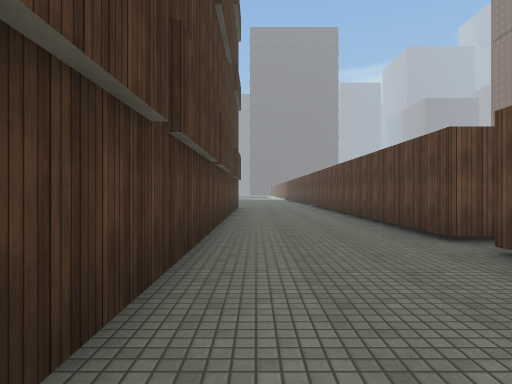
[1] (above)

24 first-person views from a walk through a 3-D level made in the Unity game engine. The camera is 1.4 m above the floor, looks level and sees 75° across. The floor is counted in squares, 2 m on a side. Each view is taken from the middle of a square. On the plan, view 1 faces up. The plan holds only what a view shows up to about 10 squares ahead; the rest is blank. The place goes on beyond the plan. The player is left out. Surface patterns are stand-ins for the level's own textures.

[2]
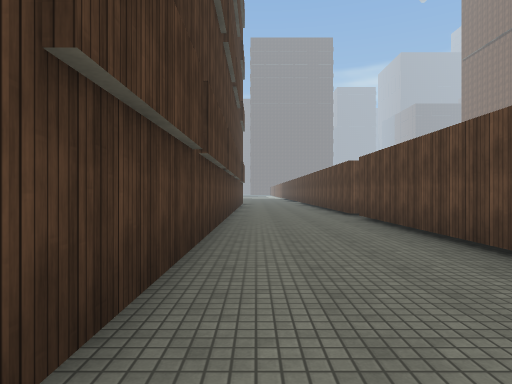

[3]
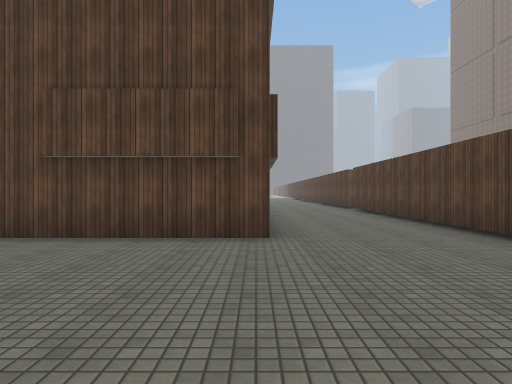

[4]
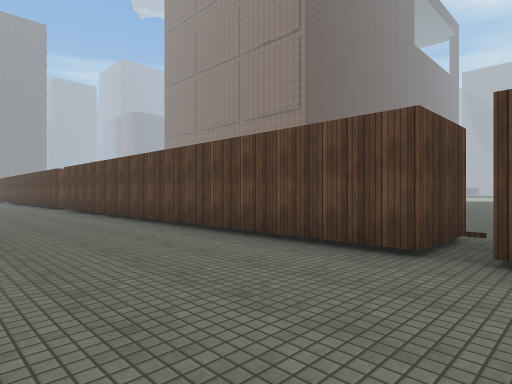

[5]
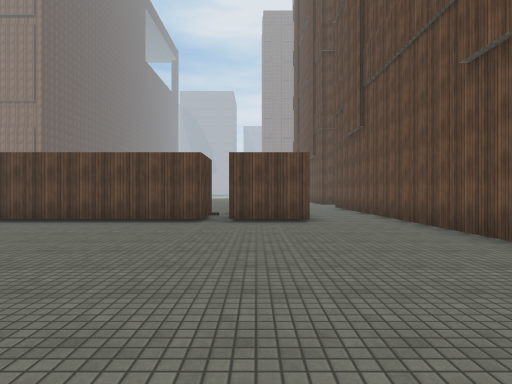

[6]
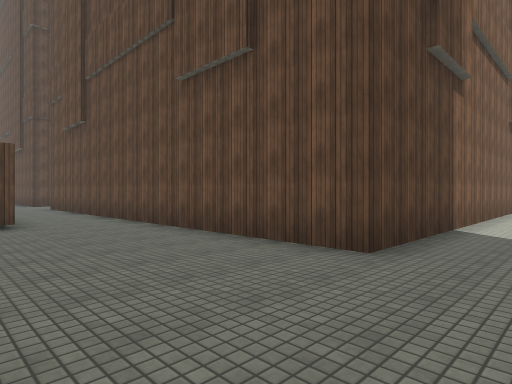

[7]
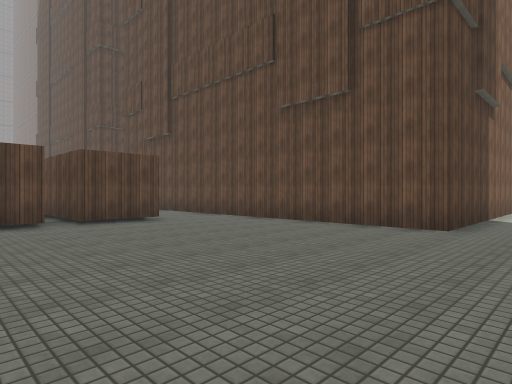

[8]
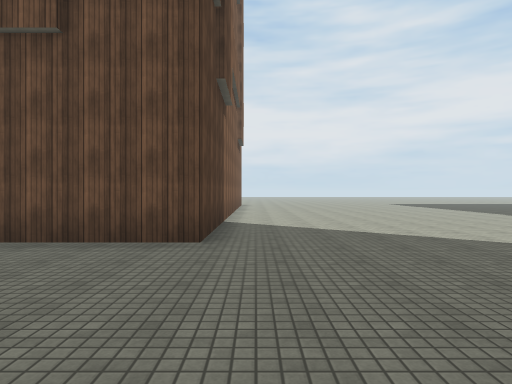

[9]
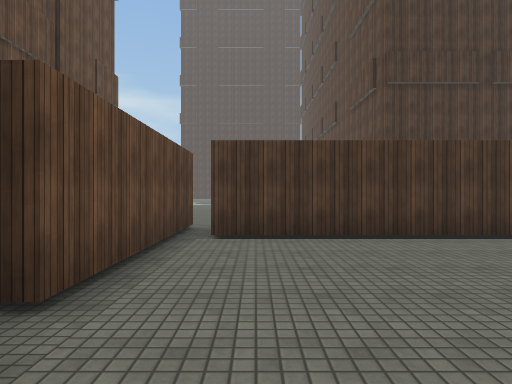

[10]
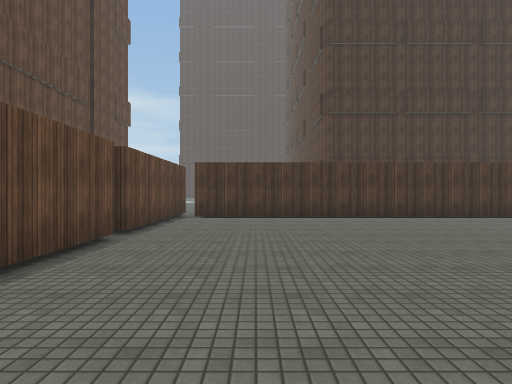

[11]
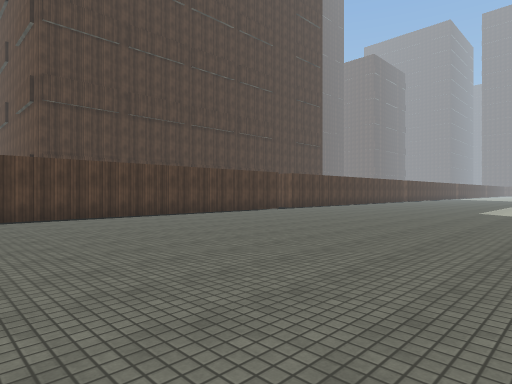

[12]
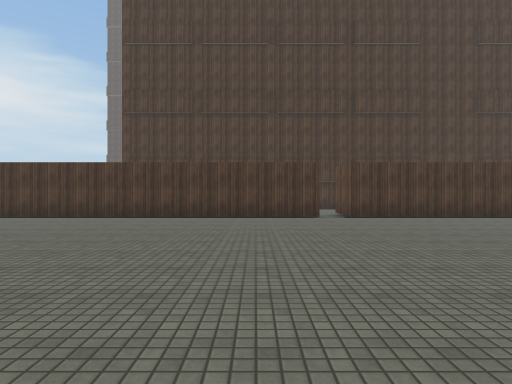

[13]
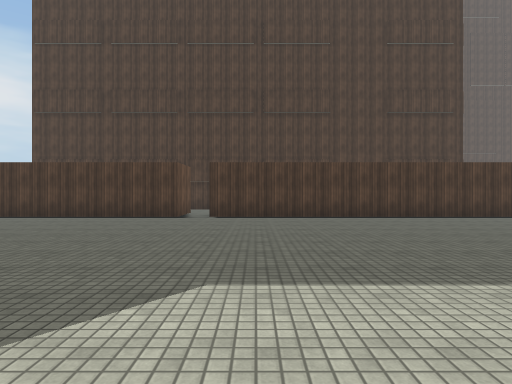

[14]
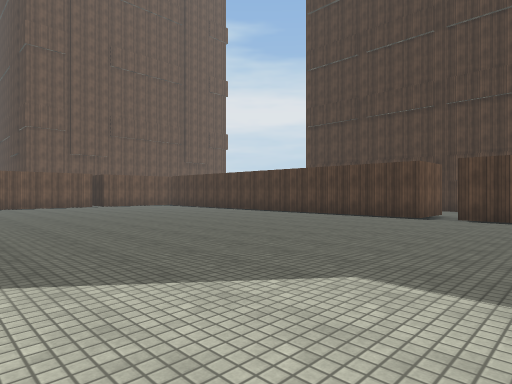

[15]
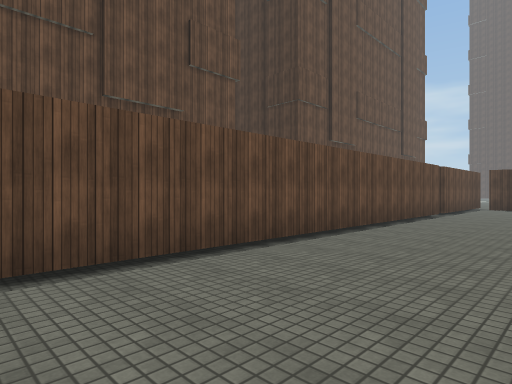

[16]
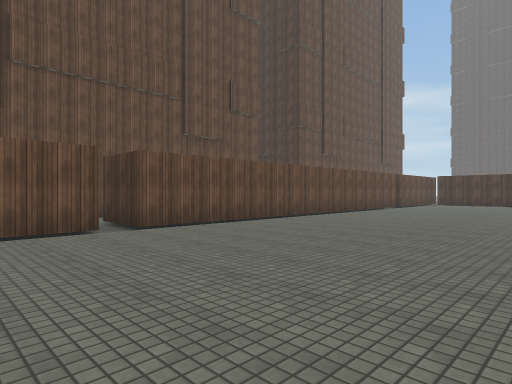

[17]
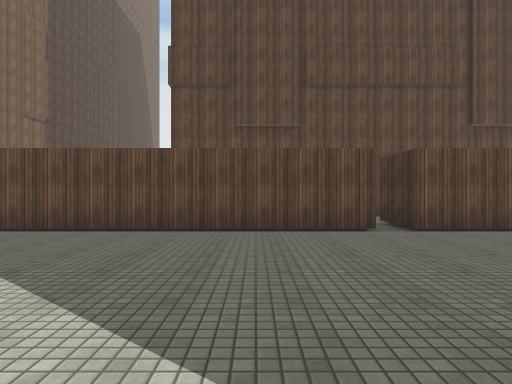

[18]
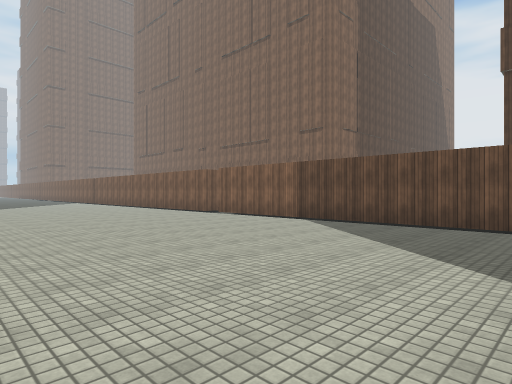

[19]
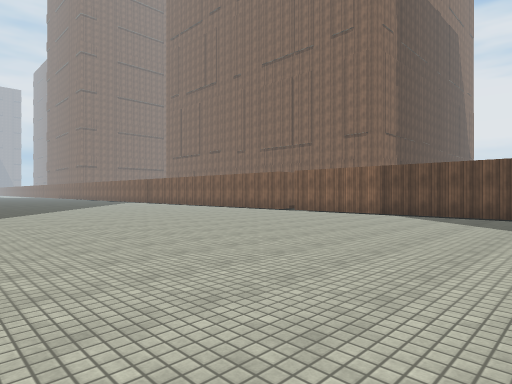

[20]
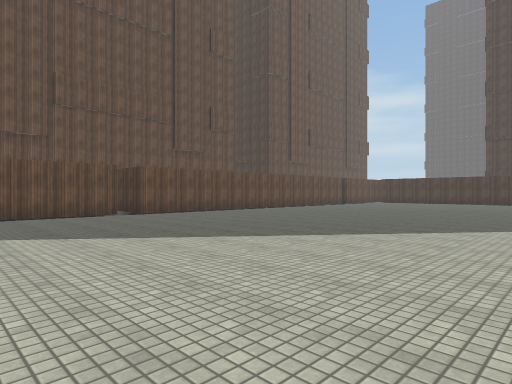

[21]
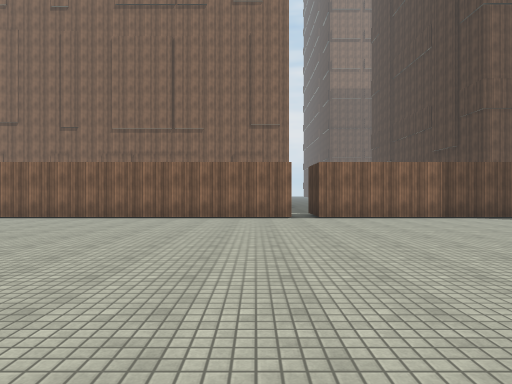

[22]
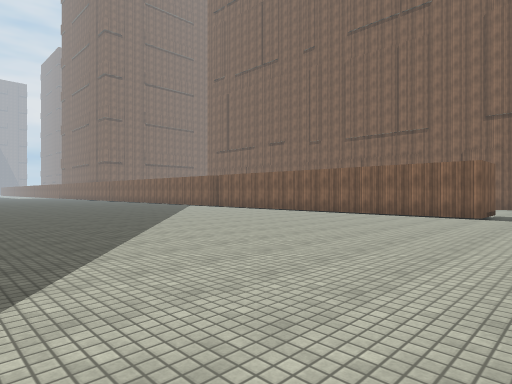

[23]
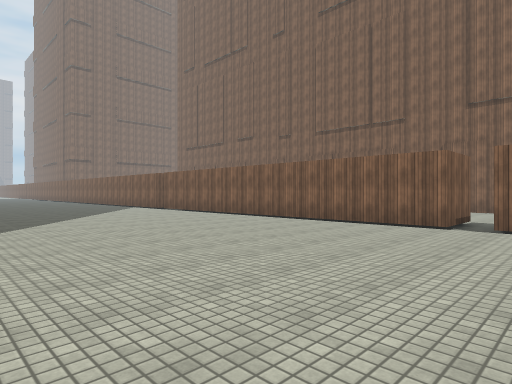

[24]
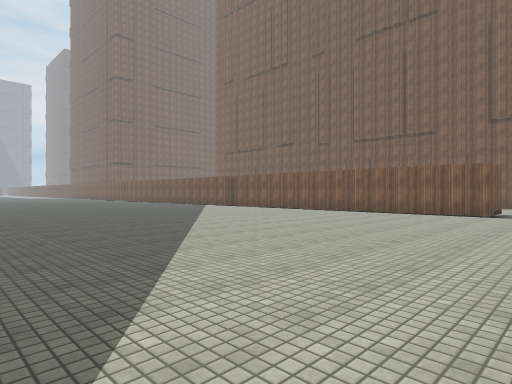

### Floor plan
Key: @ floor where view 1 was taken; # wall or solid block; . main floor; - floor 0.25 m lower than the main floor; / step, stairs or slope.
Columns run from 5 left of view 1 to 43 right of it. Each row starts with its distance up from view 1.
 10     #---##/....
  9     #---##/......
  8     #---##/.......
  7     #---##/.........
  6     #---##/.........
  5     #---##/.........
  4     #-----/.........
  3     #---##/.........
  2     #---##/.........                  .....
  1     #---##/........        .........  ...........
  0     #@--##/........  ............................
 -1     #---##/......................................
 -2     #---##/......................................
 -3     #---##/......................................
 -4 #####---##/......................................
 -5  -------##/......................................
 -6  -------##/......................................
 -7 --------##/.....................................
 -8 --------##/.....................................
 -9 ----------///////////////////////////////////////
-10 --------#########################################
-11 --------#                 #             #
-12 ------------
-13 ------------
-14 --##########
-15 --#
-16 --#
-17 --#
-18 --#

Positions as (right, up) in squares from view 1, and headings:
1: (0, 0), facing up
2: (0, -5), facing up
3: (-1, -9), facing up
4: (-1, -10), facing up-right
5: (-5, -10), facing right
6: (-5, -10), facing down-right
7: (-5, -7), facing down-right
8: (-4, -9), facing down
9: (10, -8), facing left
10: (14, -7), facing left
11: (14, -7), facing up-left
12: (14, 2), facing left
13: (14, 6), facing left
14: (14, 7), facing down-left
15: (20, -6), facing down-left
16: (24, -3), facing down-left
17: (24, -3), facing down
18: (25, -2), facing down-right
19: (26, 1), facing down-right
20: (26, 1), facing down-left
21: (36, 0), facing down
22: (33, 1), facing down-right
23: (33, -2), facing down-right
24: (33, 2), facing down-right
